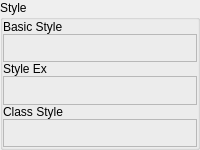
         <widget class="QGroupBox" name="styleGroupBox">
          <property name="sizePolicy">
           <sizepolicy hsizetype="Preferred" vsizetype="Minimum">
            <horstretch>0</horstretch>
            <verstretch>0</verstretch>
           </sizepolicy>
          </property>
          <property name="minimumSize">
           <size>
            <width>0</width>
            <height>150</height>
           </size>
          </property>
          <property name="title">
           <string>Style</string>
          </property>
          <property name="checkable">
           <bool>false</bool>
          </property>
          <layout class="QVBoxLayout" name="verticalLayout_7">
           <property name="spacing">
            <number>0</number>
           </property>
           <property name="leftMargin">
            <number>0</number>
           </property>
           <property name="topMargin">
            <number>0</number>
           </property>
           <property name="rightMargin">
            <number>0</number>
           </property>
           <property name="bottomMargin">
            <number>0</number>
           </property>
           <item>
            <widget class="QLabel" name="basicStyleLabel">
             <property name="sizePolicy">
              <sizepolicy hsizetype="Fixed" vsizetype="Fixed">
               <horstretch>0</horstretch>
               <verstretch>0</verstretch>
              </sizepolicy>
             </property>
             <property name="text">
              <string>Basic Style</string>
             </property>
            </widget>
           </item>
           <item>
            <widget class="BinsetEdit" name="basicStyleBinsetFrame">
             <property name="sizePolicy">
              <sizepolicy hsizetype="Preferred" vsizetype="Minimum">
               <horstretch>0</horstretch>
               <verstretch>0</verstretch>
              </sizepolicy>
             </property>
             <property name="frameShape">
              <enum>QFrame::StyledPanel</enum>
             </property>
             <property name="frameShadow">
              <enum>QFrame::Raised</enum>
             </property>
            </widget>
           </item>
           <item>
            <widget class="QLabel" name="styleExLabel">
             <property name="sizePolicy">
              <sizepolicy hsizetype="Fixed" vsizetype="Fixed">
               <horstretch>0</horstretch>
               <verstretch>0</verstretch>
              </sizepolicy>
             </property>
             <property name="text">
              <string>Style Ex</string>
             </property>
            </widget>
           </item>
           <item>
            <widget class="BinsetEdit" name="styleExBinsetFrame">
             <property name="sizePolicy">
              <sizepolicy hsizetype="Preferred" vsizetype="Minimum">
               <horstretch>0</horstretch>
               <verstretch>0</verstretch>
              </sizepolicy>
             </property>
             <property name="frameShape">
              <enum>QFrame::StyledPanel</enum>
             </property>
             <property name="frameShadow">
              <enum>QFrame::Raised</enum>
             </property>
            </widget>
           </item>
           <item>
            <widget class="QLabel" name="classStyleLabel">
             <property name="sizePolicy">
              <sizepolicy hsizetype="Fixed" vsizetype="Fixed">
               <horstretch>0</horstretch>
               <verstretch>0</verstretch>
              </sizepolicy>
             </property>
             <property name="text">
              <string>Class Style</string>
             </property>
            </widget>
           </item>
           <item>
            <widget class="BinsetEdit" name="classStyleBinsetFrame">
             <property name="frameShape">
              <enum>QFrame::StyledPanel</enum>
             </property>
             <property name="frameShadow">
              <enum>QFrame::Raised</enum>
             </property>
            </widget>
           </item>
          </layout>
         </widget>
